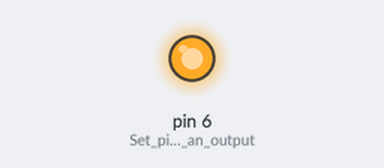
Simulated run of this sketch. Board: Arduino Uno, built with avr-gcc and run on an emulated ATmega328P. Shown: output pins drawn as LEDs (lit = HIGH).

Above: at 1.5 s.
At 4.5 s:
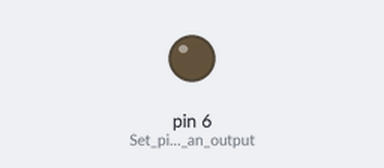
Timing chart, 0 to 7.8 s (numbered marks = the images above):
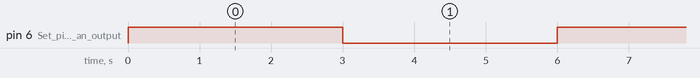

The sketch:

Relay_Code.ino
```cpp
void setup() {
  pinMode(6, OUTPUT); // Set pin 6 as an output
}

void loop() {
  digitalWrite(6, HIGH); // Turn ON
  delay(3000); // Wait 3 seconds
  digitalWrite(6, LOW); // Turn OFF
  delay(3000); // Wait 3 seconds
}
```

Measured:
- by itself, pin 6 (Set_pin_6_as_an_output): alternates HIGH for 3.0 s and LOW for 3.0 s
